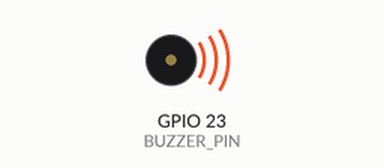
A sketch run on a simulated ESP32. On the bench: buzzer (waves = sounding).

Above: at 3.1 s.
At 81.3 s:
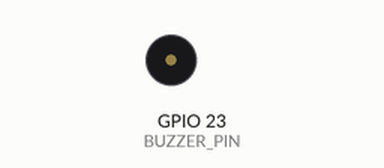
Timing chart, 0 to 82.8 s (numbered marks = the images above):
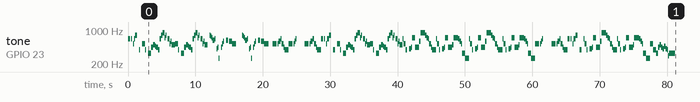

The sketch:

Practice_Tone_Music.ino
```cpp
/*
  Super Mario Bros - Overworld theme
  Connect a piezo buzzer or speaker to pin 11 or select a new pin.
  More songs available at https://github.com/robsoncouto/arduino-songs

                                              Robson Couto, 2019
*/

#define BUZZER_PIN 23
#define BUZZER_PWM_CHANNEL 0
#define BUZZER_PWM_RESOLUTION 12

#define NOTE_B0  31
#define NOTE_C1  33
#define NOTE_CS1 35
#define NOTE_D1  37
#define NOTE_DS1 39
#define NOTE_E1  41
#define NOTE_F1  44
#define NOTE_FS1 46
#define NOTE_G1  49
#define NOTE_GS1 52
#define NOTE_A1  55
#define NOTE_AS1 58
#define NOTE_B1  62
#define NOTE_C2  65
#define NOTE_CS2 69
#define NOTE_D2  73
#define NOTE_DS2 78
#define NOTE_E2  82
#define NOTE_F2  87
#define NOTE_FS2 93
#define NOTE_G2  98
#define NOTE_GS2 104
#define NOTE_A2  110
#define NOTE_AS2 117
#define NOTE_B2  123
#define NOTE_C3  131
#define NOTE_CS3 139
#define NOTE_D3  147
#define NOTE_DS3 156
#define NOTE_E3  165
#define NOTE_F3  175
#define NOTE_FS3 185
#define NOTE_G3  196
#define NOTE_GS3 208
#define NOTE_A3  220
#define NOTE_AS3 233
#define NOTE_B3  247
#define NOTE_C4  262
#define NOTE_CS4 277
#define NOTE_D4  294
#define NOTE_DS4 311
#define NOTE_E4  330
#define NOTE_F4  349
#define NOTE_FS4 370
#define NOTE_G4  392
#define NOTE_GS4 415
#define NOTE_A4  440
#define NOTE_AS4 466
#define NOTE_B4  494
#define NOTE_C5  523
#define NOTE_CS5 554
#define NOTE_D5  587
#define NOTE_DS5 622
#define NOTE_E5  659
#define NOTE_F5  698
#define NOTE_FS5 740
#define NOTE_G5  784
#define NOTE_GS5 831
#define NOTE_A5  880
#define NOTE_AS5 932
#define NOTE_B5  988
#define NOTE_C6  1047
#define NOTE_CS6 1109
#define NOTE_D6  1175
#define NOTE_DS6 1245
#define NOTE_E6  1319
#define NOTE_F6  1397
#define NOTE_FS6 1480
#define NOTE_G6  1568
#define NOTE_GS6 1661
#define NOTE_A6  1760
#define NOTE_AS6 1865
#define NOTE_B6  1976
#define NOTE_C7  2093
#define NOTE_CS7 2217
#define NOTE_D7  2349
#define NOTE_DS7 2489
#define NOTE_E7  2637
#define NOTE_F7  2794
#define NOTE_FS7 2960
#define NOTE_G7  3136
#define NOTE_GS7 3322
#define NOTE_A7  3520
#define NOTE_AS7 3729
#define NOTE_B7  3951
#define NOTE_C8  4186
#define NOTE_CS8 4435
#define NOTE_D8  4699
#define NOTE_DS8 4978
#define REST      0


// change this to make the song slower or faster
int tempo = 200;

// notes of the moledy followed by the duration.
// a 4 means a quarter note, 8 an eighteenth , 16 sixteenth, so on
// !!negative numbers are used to represent dotted notes,
// so -4 means a dotted quarter note, that is, a quarter plus an eighteenth!!
int melody[] = {

  // Super Mario Bros theme
  // Score available at https://musescore.com/user/2123/scores/2145
  // Theme by Koji Kondo


  NOTE_E5,8, NOTE_E5,8, REST,8, NOTE_E5,8, REST,8, NOTE_C5,8, NOTE_E5,8, //1
  NOTE_G5,4, REST,4, NOTE_G4,8, REST,4,
  NOTE_C5,-4, NOTE_G4,8, REST,4, NOTE_E4,-4, // 3
  NOTE_A4,4, NOTE_B4,4, NOTE_AS4,8, NOTE_A4,4,
  NOTE_G4,-8, NOTE_E5,-8, NOTE_G5,-8, NOTE_A5,4, NOTE_F5,8, NOTE_G5,8,
  REST,8, NOTE_E5,4,NOTE_C5,8, NOTE_D5,8, NOTE_B4,-4,
  NOTE_C5,-4, NOTE_G4,8, REST,4, NOTE_E4,-4, // repeats from 3
  NOTE_A4,4, NOTE_B4,4, NOTE_AS4,8, NOTE_A4,4,
  NOTE_G4,-8, NOTE_E5,-8, NOTE_G5,-8, NOTE_A5,4, NOTE_F5,8, NOTE_G5,8,
  REST,8, NOTE_E5,4,NOTE_C5,8, NOTE_D5,8, NOTE_B4,-4,


  REST,4, NOTE_G5,8, NOTE_FS5,8, NOTE_F5,8, NOTE_DS5,4, NOTE_E5,8,//7
  REST,8, NOTE_GS4,8, NOTE_A4,8, NOTE_C4,8, REST,8, NOTE_A4,8, NOTE_C5,8, NOTE_D5,8,
  REST,4, NOTE_DS5,4, REST,8, NOTE_D5,-4,
  NOTE_C5,2, REST,2,

  REST,4, NOTE_G5,8, NOTE_FS5,8, NOTE_F5,8, NOTE_DS5,4, NOTE_E5,8,//repeats from 7
  REST,8, NOTE_GS4,8, NOTE_A4,8, NOTE_C4,8, REST,8, NOTE_A4,8, NOTE_C5,8, NOTE_D5,8,
  REST,4, NOTE_DS5,4, REST,8, NOTE_D5,-4,
  NOTE_C5,2, REST,2,

  NOTE_C5,8, NOTE_C5,4, NOTE_C5,8, REST,8, NOTE_C5,8, NOTE_D5,4,//11
  NOTE_E5,8, NOTE_C5,4, NOTE_A4,8, NOTE_G4,2,

  NOTE_C5,8, NOTE_C5,4, NOTE_C5,8, REST,8, NOTE_C5,8, NOTE_D5,8, NOTE_E5,8,//13
  REST,1,
  NOTE_C5,8, NOTE_C5,4, NOTE_C5,8, REST,8, NOTE_C5,8, NOTE_D5,4,
  NOTE_E5,8, NOTE_C5,4, NOTE_A4,8, NOTE_G4,2,
  NOTE_E5,8, NOTE_E5,8, REST,8, NOTE_E5,8, REST,8, NOTE_C5,8, NOTE_E5,4,
  NOTE_G5,4, REST,4, NOTE_G4,4, REST,4,
  NOTE_C5,-4, NOTE_G4,8, REST,4, NOTE_E4,-4, // 19

  NOTE_A4,4, NOTE_B4,4, NOTE_AS4,8, NOTE_A4,4,
  NOTE_G4,-8, NOTE_E5,-8, NOTE_G5,-8, NOTE_A5,4, NOTE_F5,8, NOTE_G5,8,
  REST,8, NOTE_E5,4, NOTE_C5,8, NOTE_D5,8, NOTE_B4,-4,

  NOTE_C5,-4, NOTE_G4,8, REST,4, NOTE_E4,-4, // repeats from 19
  NOTE_A4,4, NOTE_B4,4, NOTE_AS4,8, NOTE_A4,4,
  NOTE_G4,-8, NOTE_E5,-8, NOTE_G5,-8, NOTE_A5,4, NOTE_F5,8, NOTE_G5,8,
  REST,8, NOTE_E5,4, NOTE_C5,8, NOTE_D5,8, NOTE_B4,-4,

  NOTE_E5,8, NOTE_C5,4, NOTE_G4,8, REST,4, NOTE_GS4,4,//23
  NOTE_A4,8, NOTE_F5,4, NOTE_F5,8, NOTE_A4,2,
  NOTE_D5,-8, NOTE_A5,-8, NOTE_A5,-8, NOTE_A5,-8, NOTE_G5,-8, NOTE_F5,-8,

  NOTE_E5,8, NOTE_C5,4, NOTE_A4,8, NOTE_G4,2, //26
  NOTE_E5,8, NOTE_C5,4, NOTE_G4,8, REST,4, NOTE_GS4,4,
  NOTE_A4,8, NOTE_F5,4, NOTE_F5,8, NOTE_A4,2,
  NOTE_B4,8, NOTE_F5,4, NOTE_F5,8, NOTE_F5,-8, NOTE_E5,-8, NOTE_D5,-8,
  NOTE_C5,8, NOTE_E4,4, NOTE_E4,8, NOTE_C4,2,

  NOTE_E5,8, NOTE_C5,4, NOTE_G4,8, REST,4, NOTE_GS4,4,//repeats from 23
  NOTE_A4,8, NOTE_F5,4, NOTE_F5,8, NOTE_A4,2,
  NOTE_D5,-8, NOTE_A5,-8, NOTE_A5,-8, NOTE_A5,-8, NOTE_G5,-8, NOTE_F5,-8,

  NOTE_E5,8, NOTE_C5,4, NOTE_A4,8, NOTE_G4,2, //26
  NOTE_E5,8, NOTE_C5,4, NOTE_G4,8, REST,4, NOTE_GS4,4,
  NOTE_A4,8, NOTE_F5,4, NOTE_F5,8, NOTE_A4,2,
  NOTE_B4,8, NOTE_F5,4, NOTE_F5,8, NOTE_F5,-8, NOTE_E5,-8, NOTE_D5,-8,
  NOTE_C5,8, NOTE_E4,4, NOTE_E4,8, NOTE_C4,2,
  NOTE_C5,8, NOTE_C5,4, NOTE_C5,8, REST,8, NOTE_C5,8, NOTE_D5,8, NOTE_E5,8,
  REST,1,

  NOTE_C5,8, NOTE_C5,4, NOTE_C5,8, REST,8, NOTE_C5,8, NOTE_D5,4, //33
  NOTE_E5,8, NOTE_C5,4, NOTE_A4,8, NOTE_G4,2,
  NOTE_E5,8, NOTE_E5,8, REST,8, NOTE_E5,8, REST,8, NOTE_C5,8, NOTE_E5,4,
  NOTE_G5,4, REST,4, NOTE_G4,4, REST,4,
  NOTE_E5,8, NOTE_C5,4, NOTE_G4,8, REST,4, NOTE_GS4,4,
  NOTE_A4,8, NOTE_F5,4, NOTE_F5,8, NOTE_A4,2,
  NOTE_D5,-8, NOTE_A5,-8, NOTE_A5,-8, NOTE_A5,-8, NOTE_G5,-8, NOTE_F5,-8,

  NOTE_E5,8, NOTE_C5,4, NOTE_A4,8, NOTE_G4,2, //40
  NOTE_E5,8, NOTE_C5,4, NOTE_G4,8, REST,4, NOTE_GS4,4,
  NOTE_A4,8, NOTE_F5,4, NOTE_F5,8, NOTE_A4,2,
  NOTE_B4,8, NOTE_F5,4, NOTE_F5,8, NOTE_F5,-8, NOTE_E5,-8, NOTE_D5,-8,
  NOTE_C5,8, NOTE_E4,4, NOTE_E4,8, NOTE_C4,2,

  //game over sound
  NOTE_C5,-4, NOTE_G4,-4, NOTE_E4,4, //45
  NOTE_A4,-8, NOTE_B4,-8, NOTE_A4,-8, NOTE_GS4,-8, NOTE_AS4,-8, NOTE_GS4,-8,
  NOTE_G4,8, NOTE_D4,8, NOTE_E4,-2,

};

// sizeof gives the number of bytes, each int value is composed of two bytes (16 bits)
// there are two values per note (pitch and duration), so for each note there are four bytes
int notes = sizeof(melody) / sizeof(melody[0]) / 2;

// this calculates the duration of a whole note in ms
int wholenote = (60000 * 4) / tempo;

int divider = 0, noteDuration = 0;

void setup() {

  pinMode(BUZZER_PIN, OUTPUT);

  ledcSetup(BUZZER_PWM_CHANNEL, 0, BUZZER_PWM_RESOLUTION);
  ledcAttachPin(BUZZER_PIN, BUZZER_PWM_CHANNEL);

  // iterate over the notes of the melody.
  // Remember, the array is twice the number of notes (notes + durations)
  for (int thisNote = 0; thisNote < notes * 2; thisNote = thisNote + 2) {

    // calculates the duration of each note
    divider = melody[thisNote + 1];
    if (divider > 0) {
      // regular note, just proceed
      noteDuration = (wholenote) / divider;
    } else if (divider < 0) {
      // dotted notes are represented with negative durations!!
      noteDuration = (wholenote) / abs(divider);
      noteDuration *= 1.5; // increases the duration in half for dotted notes
    }

    // we only play the note for 90% of the duration, leaving 10% as a pause
    ledcWriteTone(BUZZER_PWM_CHANNEL, melody[thisNote]);
    // delay(noteDuration * 0.9);
    // ledcWriteTone(BUZZER_PWM_CHANNEL, 0);

    // Wait for the specief duration before playing the next note.
    delay(noteDuration);

    // stop the waveform generation before the next note.
    ledcWriteTone(BUZZER_PWM_CHANNEL, 0);
  }
}

void loop() {
  // no need to repeat the melody.
}
```

Measured:
- by itself, tone on GPIO 23 (BUZZER_PIN): plays 659 Hz for 0.30 s, 659 Hz for 0.15 s, 523 Hz for 0.15 s, 659 Hz for 0.15 s, 784 Hz for 0.30 s, 392 Hz for 0.15 s … (242 notes in this stretch)
